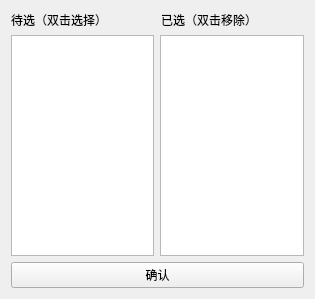
<?xml version="1.0" encoding="UTF-8"?>
<ui version="4.0">
 <class>sel_exchange</class>
 <widget class="QWidget" name="sel_exchange">
  <property name="geometry">
   <rect>
    <x>0</x>
    <y>0</y>
    <width>315</width>
    <height>299</height>
   </rect>
  </property>
  <property name="windowTitle">
   <string>选择常用交易所</string>
  </property>
  <layout class="QVBoxLayout" name="verticalLayout">
   <item>
    <layout class="QHBoxLayout" name="horizontalLayout_3">
     <item>
      <widget class="QLabel" name="label_2">
       <property name="text">
        <string>待选（双击选择）</string>
       </property>
      </widget>
     </item>
     <item>
      <widget class="QLabel" name="label">
       <property name="text">
        <string>已选（双击移除）</string>
       </property>
      </widget>
     </item>
    </layout>
   </item>
   <item>
    <layout class="QHBoxLayout" name="horizontalLayout">
     <item>
      <widget class="QListWidget" name="lst_exchange"/>
     </item>
     <item>
      <widget class="QListWidget" name="lst_sels"/>
     </item>
    </layout>
   </item>
   <item>
    <widget class="QPushButton" name="btn_sel">
     <property name="sizePolicy">
      <sizepolicy hsizetype="Expanding" vsizetype="Fixed">
       <horstretch>0</horstretch>
       <verstretch>0</verstretch>
      </sizepolicy>
     </property>
     <property name="text">
      <string>确认</string>
     </property>
    </widget>
   </item>
  </layout>
 </widget>
 <resources/>
 <connections/>
</ui>
